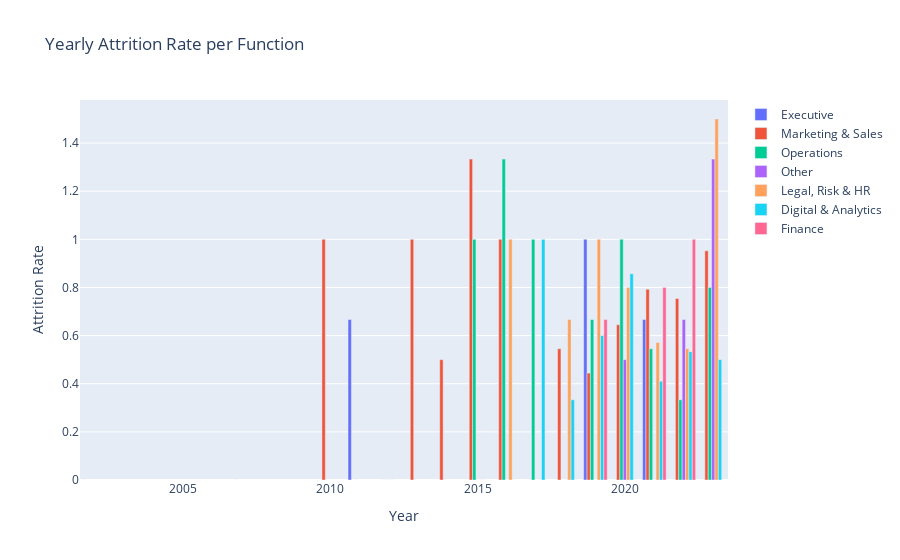

Write notebook code for a chart like this one.
### Code cell
def calculate_attrition_by_category(data, category):
    # Preprocess and extract year from start and end dates
    data['start_date'] = pd.to_datetime(data['start_date'], format='%d/%m/%Y', errors='coerce')
    data['end_date'] = pd.to_datetime(data['end_date'], format='%d/%m/%Y', errors='coerce')
    data['end_date'].fillna(pd.Timestamp('2100-01-01'), inplace=True)
    data['Start Year'] = data['start_date'].dt.year
    data['Termination Year'] = data['end_date'].dt.year

    # Initialize dictionaries for headcount and attrition
    headcount_start = {}
    headcount_end = {}
    attrition = {}

    # Calculate headcount and attrition for each category and year
    for cat in data[category].unique():
        cat_data = data[data[category] == cat]
        headcount_start[cat] = cat_data.groupby('Start Year').size()
        headcount_end[cat] = cat_data.groupby('Termination Year').size()

        for year in cat_data['Start Year'].unique():
            start_count = headcount_start[cat].get(year, 0)
            end_count = headcount_end[cat].get(year, 0)
            avg_headcount = (start_count + end_count) / 2
            terminations = cat_data[cat_data['Termination Year'] == year].shape[0]
            attrition_rate = terminations / avg_headcount if avg_headcount > 0 else 0
            attrition.setdefault(cat, {})[year] = attrition_rate

    return headcount_start, attrition

# Usage example with 'function_odp' as the category
category = 'odp_function'  # Replace with the actual column name
headcount, attrition = calculate_attrition_by_category(data, category)

# Visualize the attrition rates
fig = go.Figure()
for cat, yearly_rates in attrition.items():
    years = list(yearly_rates.keys())
    rates = list(yearly_rates.values())
    fig.add_trace(go.Bar(x=years, y=rates, name=cat))

fig.update_layout(title='Yearly Attrition Rate per Function',
                  xaxis_title='Year', yaxis_title='Attrition Rate',
                  barmode='group')
fig.show()

### Figure 1 — Plotly figure (JSON) as saved in the notebook; plotly's stock layout.template omitted (floating-point values rounded to 4 significant figures)
{"data": [{"name": "Executive", "type": "bar", "x": [2022, 2023, 2021, 2020, 2002, 2019, 2011], "y": [0, 0, 0.6667, 0, 0, 1, 0.6667]}, {"name": "Marketing & Sales", "type": "bar", "x": [2020, 2023, 2019, 2021, 2017, 2018, 2022, 2016, 2010, 2015, 2014, 2013, 2007, 2012], "y": [0.6452, 0.9524, 0.4444, 0.7931, 0, 0.5455, 0.7541, 1, 1, 1.333, 0.5, 1, 0, 0]}, {"name": "Operations", "type": "bar", "x": [2015, 2012, 2021, 2014, 2022, 2023, 2013, 2011, 2019, 2020, 2017, 2016], "y": [1, 0, 0.5455, 0, 0.3333, 0.8, 0, 0, 0.6667, 1, 1, 1.333]}, {"name": "Other", "type": "bar", "x": [2022, 2021, 2020, 2012, 2023, 2018], "y": [0.6667, 0, 0.5, 0, 1.333, 0]}, {"name": "Legal, Risk & HR", "type": "bar", "x": [2016, 2017, 2022, 2021, 2023, 2015, 2020, 2012, 2019, 2018], "y": [1, 0, 0.5455, 0.5714, 1.5, 0, 0.8, 0, 1, 0.6667]}, {"name": "Digital & Analytics", "type": "bar", "x": [2021, 2023, 2022, 2016, 2018, 2019, 2020, 2017, 2015], "y": [0.4103, 0.5, 0.5333, 0, 0.3333, 0.6, 0.8571, 1, 0]}, {"name": "Finance", "type": "bar", "x": [2021, 2019, 2020, 2022, 2018], "y": [0.8, 0.6667, 0, 1, 0]}], "layout": {"barmode": "group", "title": {"text": "Yearly Attrition Rate per Function"}, "xaxis": {"title": {"text": "Year"}}, "yaxis": {"title": {"text": "Attrition Rate"}}}}
